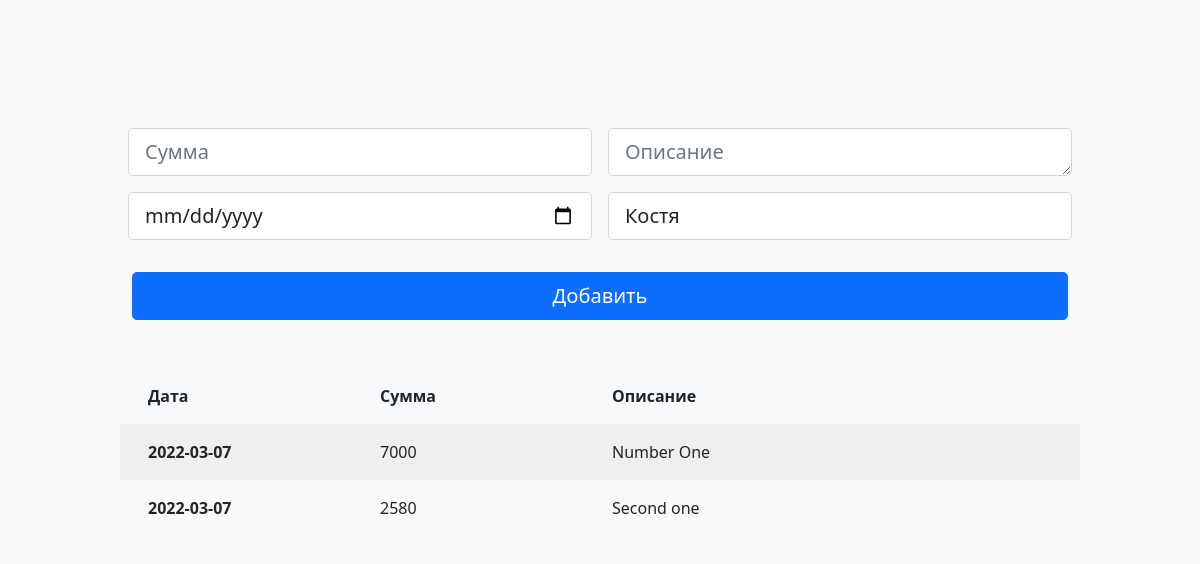
The page /blog (signed in) on the database as committed earlier.
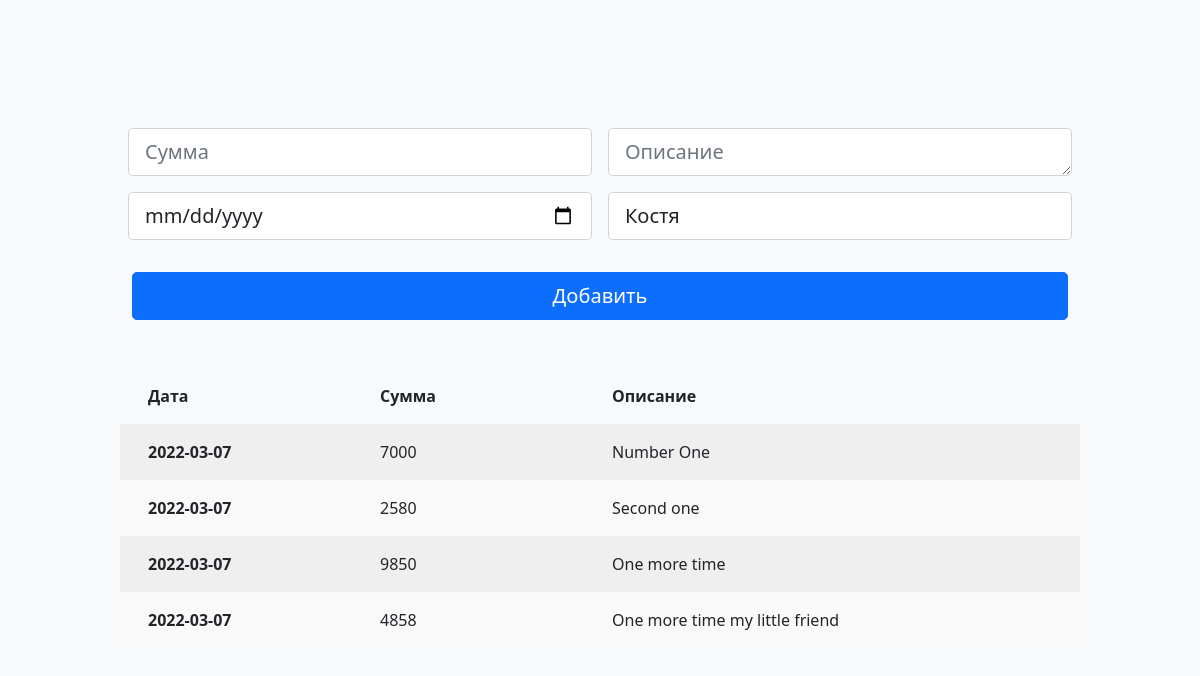
The same page on the database as committed later.
### models.py (models this page shows, shortened)
class UserModel(UserMixin, db.Model):
    __tablename__ = 'users'
    id = db.Column(db.Integer, primary_key=True)
    user_name = db.Column(db.String(100))
    password_hash = db.Column(db.String(500))
    company_id = db.Column(db.Integer, db.ForeignKey('companies.id'))

class Post(db.Model):
    __tablename__ = 'posts'
    id = db.Column(db.Integer, primary_key=True)
    amount = db.Column(db.String(80), unique=False)
    description = db.Column(db.String(500))
    user_name = db.Column(db.String(100))
    date = db.Column(db.String(100))

### app.py (the view, shortened to what this page needs)
@app.route('/blog', methods=['POST', 'GET'])
@login_required
def blog():
    if not current_user.is_authenticated:
        return redirect('/company_register')
    user_name = current_user.user_name
    posts = db.session.query(Post).all()
    print(posts)
    return render_template('blog.html', posts=posts, user_name=user_name)

### models.py (called while the page is built)
@login.user_loader
def load_user(id):
    return UserModel.query.get(int(id))

### templates/blog.html (shortened to what this page needs)
{% extends 'base.html' %}
{% block content %}
<body class="bg-light">
<div class="container">
    <main>
        <div class="py-5 text-center">
        </div>
        <div class="row g-5">
            <div class="col-xs-12 col-sm-12 col-md-12 col-lg-12">
                <form class="needs-validation" action="{{url_for('blog')}}" method="post" novalidate>
                    <div class="row">
                        <div class="col-xs-12  col-sm-12 col-lg-6 p-2">
                            <input autofocus type="number" class="form-control form-control-lg" id="amount"
                                   name="amount"
                                   placeholder="Сумма" value=""
                                   required>
                        </div>
                        <div class="col-xs-12 col-sm-12 col-lg-6 p-2">
                            <textarea class="form-control form-control-lg" rows="1" cols="45"
                                      id="description" name="description"
                                      placeholder="Описание"
                                      required></textarea>
                        </div>
                        <div class="col-xs-12 col-sm-12 col-lg-6 p-2">
                            <input type="date" class="form-control form-control-lg" id="date" name="date"
                                   placeholder="Дата"
                                   value="" required>
                        </div>
                        <div class="col-xs-12 col-sm-12 col-lg-6 p-2">
                            <input type="text" class="form-control form-control-lg" id="who" name="user_name"
                                   placeholder="Имя"
                                   value="{{user_name}}" required>
                        </div>
                    </div>
                    <button class="w-100 btn btn-primary btn-lg" type="submit">Добавить</button>
                </form>
                <br>
                <br>
                <div class="row p-3">
                    <div class="col">
                        <b>Дата</b>
                    </div>
                    <div class="col">
                        <b>Сумма</b>
                    </div>
                    <div class="col-6">
                        <b>Описание</b>
                    </div>
                </div>
                {% for p in posts %}
                <div class="row row-striped p-3">
                    <div class="col">
                        <b>{{p.date}}</b>
                    </div>
                    <div class="col">
                        {{p.amount}}
                    </div>
                    <div class="col-6">
                        {{p.description}}
                    </div>
                </div>
                {% endfor %}
            </div>
        </div>
    </main>
</div>
{% endblock %}

### templates/base.html (shortened to what this page needs)
<!DOCTYPE html>
<html>
<head>
    <link href="https://cdn.jsdelivr.net/npm/bootstrap@5.1.3/dist/css/bootstrap.min.css" rel="stylesheet"
>
    <link rel="stylesheet" href="{{url_for('static', filename='form-validation.css') }}">
</head>
{% block content %}{% endblock %}
</body>
</html>

### static/form-validation.css (style rules this page uses)
.container { max-width: 960px; }

### templates/base.html (style rules this page uses)
.row-striped:nth-of-type(odd) { background-color: #F9F9F9; }
.row-striped:nth-of-type(even) { background-color: #EFEFEF; }

Rows that differ between the two databases and show on the page:
added Post: date "2022-03-07", amount "9850", description "One more time"
added Post: date "2022-03-07", amount "4858", description "One more time my little friend"
